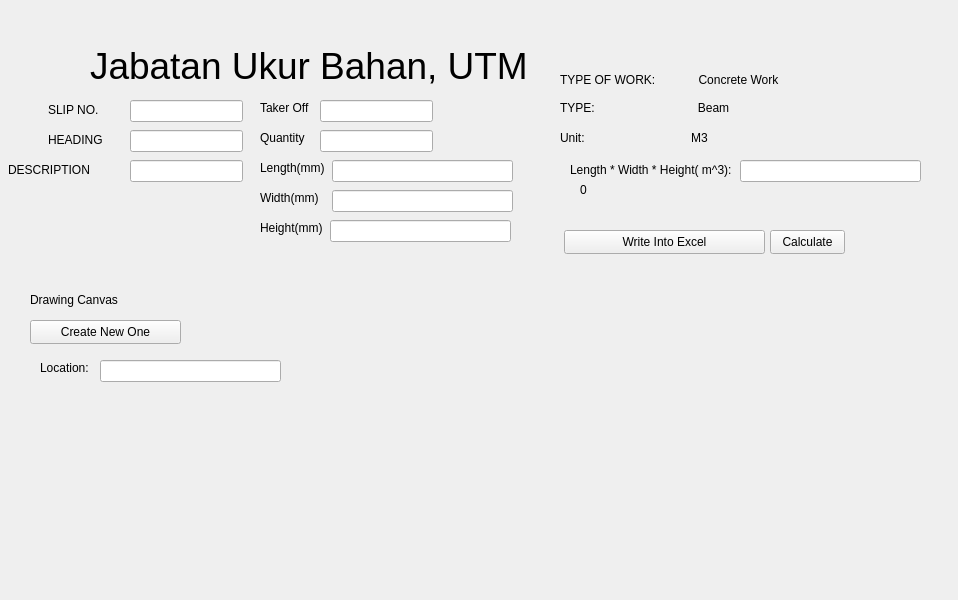
<?xml version="1.0" encoding="UTF-8"?>
<ui version="4.0">
 <class>Widget</class>
 <widget class="QWidget" name="Widget">
  <property name="geometry">
   <rect>
    <x>0</x>
    <y>0</y>
    <width>958</width>
    <height>600</height>
   </rect>
  </property>
  <property name="windowTitle">
   <string>Widget</string>
  </property>
  <widget class="QLabel" name="label">
   <property name="geometry">
    <rect>
     <x>90</x>
     <y>-10</y>
     <width>551</width>
     <height>151</height>
    </rect>
   </property>
   <property name="font">
    <font>
     <pointsize>28</pointsize>
    </font>
   </property>
   <property name="text">
    <string>Jabatan Ukur Bahan, UTM</string>
   </property>
  </widget>
  <widget class="QLabel" name="label_2">
   <property name="geometry">
    <rect>
     <x>48</x>
     <y>100</y>
     <width>61</width>
     <height>20</height>
    </rect>
   </property>
   <property name="text">
    <string>SLIP NO.</string>
   </property>
  </widget>
  <widget class="QLineEdit" name="data1">
   <property name="geometry">
    <rect>
     <x>130</x>
     <y>100</y>
     <width>113</width>
     <height>22</height>
    </rect>
   </property>
  </widget>
  <widget class="QLabel" name="label_3">
   <property name="geometry">
    <rect>
     <x>260</x>
     <y>100</y>
     <width>49</width>
     <height>16</height>
    </rect>
   </property>
   <property name="text">
    <string>Taker Off</string>
   </property>
  </widget>
  <widget class="QLabel" name="label_4">
   <property name="geometry">
    <rect>
     <x>48</x>
     <y>130</y>
     <width>61</width>
     <height>20</height>
    </rect>
   </property>
   <property name="text">
    <string>HEADING</string>
   </property>
  </widget>
  <widget class="QLabel" name="label_5">
   <property name="geometry">
    <rect>
     <x>260</x>
     <y>130</y>
     <width>49</width>
     <height>16</height>
    </rect>
   </property>
   <property name="text">
    <string/>
   </property>
  </widget>
  <widget class="QLabel" name="label_6">
   <property name="geometry">
    <rect>
     <x>260</x>
     <y>160</y>
     <width>121</width>
     <height>16</height>
    </rect>
   </property>
   <property name="text">
    <string>Length(mm)</string>
   </property>
  </widget>
  <widget class="QLineEdit" name="data4">
   <property name="geometry">
    <rect>
     <x>320</x>
     <y>100</y>
     <width>113</width>
     <height>22</height>
    </rect>
   </property>
  </widget>
  <widget class="QLabel" name="label_7">
   <property name="geometry">
    <rect>
     <x>260</x>
     <y>130</y>
     <width>49</width>
     <height>16</height>
    </rect>
   </property>
   <property name="text">
    <string>Quantity</string>
   </property>
  </widget>
  <widget class="QLineEdit" name="data2">
   <property name="geometry">
    <rect>
     <x>130</x>
     <y>130</y>
     <width>113</width>
     <height>22</height>
    </rect>
   </property>
  </widget>
  <widget class="QLineEdit" name="data5">
   <property name="geometry">
    <rect>
     <x>320</x>
     <y>130</y>
     <width>113</width>
     <height>22</height>
    </rect>
   </property>
  </widget>
  <widget class="QLineEdit" name="width">
   <property name="geometry">
    <rect>
     <x>332</x>
     <y>190</y>
     <width>181</width>
     <height>22</height>
    </rect>
   </property>
  </widget>
  <widget class="QLineEdit" name="data3">
   <property name="geometry">
    <rect>
     <x>130</x>
     <y>160</y>
     <width>113</width>
     <height>22</height>
    </rect>
   </property>
  </widget>
  <widget class="QLabel" name="label_8">
   <property name="geometry">
    <rect>
     <x>8</x>
     <y>160</y>
     <width>101</width>
     <height>20</height>
    </rect>
   </property>
   <property name="text">
    <string>DESCRIPTION</string>
   </property>
  </widget>
  <widget class="QLabel" name="label_9">
   <property name="geometry">
    <rect>
     <x>560</x>
     <y>130</y>
     <width>211</width>
     <height>16</height>
    </rect>
   </property>
   <property name="text">
    <string>Unit:                                M3</string>
   </property>
  </widget>
  <widget class="QLabel" name="label_10">
   <property name="geometry">
    <rect>
     <x>260</x>
     <y>190</y>
     <width>121</width>
     <height>16</height>
    </rect>
   </property>
   <property name="text">
    <string>Width(mm)</string>
   </property>
  </widget>
  <widget class="QLineEdit" name="length">
   <property name="geometry">
    <rect>
     <x>332</x>
     <y>160</y>
     <width>181</width>
     <height>22</height>
    </rect>
   </property>
  </widget>
  <widget class="QLineEdit" name="height">
   <property name="geometry">
    <rect>
     <x>330</x>
     <y>220</y>
     <width>181</width>
     <height>22</height>
    </rect>
   </property>
  </widget>
  <widget class="QLabel" name="label_11">
   <property name="geometry">
    <rect>
     <x>560</x>
     <y>100</y>
     <width>211</width>
     <height>16</height>
    </rect>
   </property>
   <property name="text">
    <string>TYPE:                               Beam   </string>
   </property>
  </widget>
  <widget class="QLabel" name="label_12">
   <property name="geometry">
    <rect>
     <x>560</x>
     <y>70</y>
     <width>221</width>
     <height>20</height>
    </rect>
   </property>
   <property name="text">
    <string>TYPE OF WORK:             Concrete Work</string>
   </property>
  </widget>
  <widget class="QLabel" name="label_13">
   <property name="geometry">
    <rect>
     <x>260</x>
     <y>220</y>
     <width>121</width>
     <height>16</height>
    </rect>
   </property>
   <property name="text">
    <string>Height(mm)</string>
   </property>
  </widget>
  <widget class="QLabel" name="label_14">
   <property name="geometry">
    <rect>
     <x>30</x>
     <y>290</y>
     <width>161</width>
     <height>20</height>
    </rect>
   </property>
   <property name="text">
    <string>Drawing Canvas</string>
   </property>
  </widget>
  <widget class="QPushButton" name="calculate">
   <property name="geometry">
    <rect>
     <x>770</x>
     <y>230</y>
     <width>75</width>
     <height>24</height>
    </rect>
   </property>
   <property name="text">
    <string>Calculate</string>
   </property>
  </widget>
  <widget class="QLabel" name="label_15">
   <property name="geometry">
    <rect>
     <x>570</x>
     <y>160</y>
     <width>211</width>
     <height>20</height>
    </rect>
   </property>
   <property name="text">
    <string>Length * Width * Height( m^3):</string>
   </property>
  </widget>
  <widget class="QLabel" name="answer">
   <property name="geometry">
    <rect>
     <x>580</x>
     <y>180</y>
     <width>211</width>
     <height>20</height>
    </rect>
   </property>
   <property name="text">
    <string>0</string>
   </property>
  </widget>
  <widget class="QPushButton" name="Art">
   <property name="geometry">
    <rect>
     <x>30</x>
     <y>320</y>
     <width>151</width>
     <height>24</height>
    </rect>
   </property>
   <property name="text">
    <string>Create New One</string>
   </property>
  </widget>
  <widget class="QPushButton" name="WriteExcel">
   <property name="geometry">
    <rect>
     <x>564</x>
     <y>230</y>
     <width>201</width>
     <height>24</height>
    </rect>
   </property>
   <property name="text">
    <string>Write Into Excel</string>
   </property>
  </widget>
  <widget class="QLabel" name="label_16">
   <property name="geometry">
    <rect>
     <x>40</x>
     <y>360</y>
     <width>281</width>
     <height>16</height>
    </rect>
   </property>
   <property name="text">
    <string>Location: </string>
   </property>
  </widget>
  <widget class="QLineEdit" name="submission_location">
   <property name="geometry">
    <rect>
     <x>100</x>
     <y>360</y>
     <width>181</width>
     <height>22</height>
    </rect>
   </property>
  </widget>
  <widget class="QLineEdit" name="submission_answer">
   <property name="geometry">
    <rect>
     <x>740</x>
     <y>160</y>
     <width>181</width>
     <height>22</height>
    </rect>
   </property>
  </widget>
 </widget>
 <resources/>
 <connections/>
</ui>
